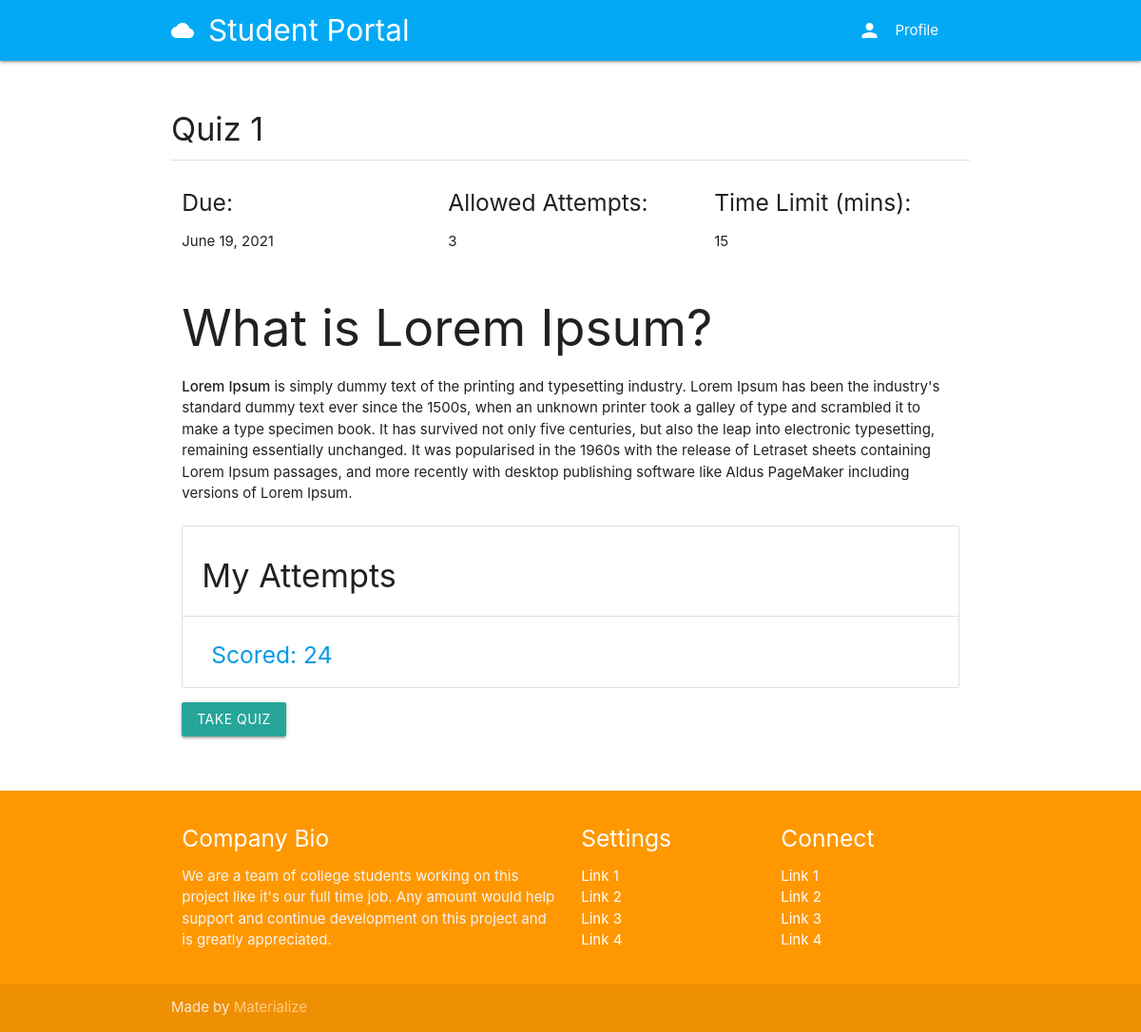
/course/41428fb3-98f1-431e-a767-d1ece06d5e91/modules/1/quiz/4/ (signed in), run on the app's committed database.
### quiz/models.py (models this page shows, shortened)
class Quizzes(models.Model):
    user = models.ForeignKey(User, on_delete=models.CASCADE)
    title = models.CharField(max_length=200)
    description = RichTextField()
    date = models.DateTimeField(auto_now_add=True)
    due = models.DateField()
    allowed_attempts = models.PositiveIntegerField()
    time_limits_mins = models.PositiveIntegerField()
    questions = models.ManyToManyField(Question)

class Attempter(models.Model):
    user = models.ForeignKey(User, on_delete=models.CASCADE)
    quiz = models.ForeignKey(Quizzes, on_delete=models.CASCADE)
    score = models.PositiveIntegerField()
    completed = models.DateTimeField(auto_now_add=True)

### quiz/views.py (the view)
# urls.py: path('<course_id>/modules/<module_id>/quiz/<quiz_id>/', quiz_detail, name='quiz-detail'),
def quiz_detail(request, course_id, module_id, quiz_id):
    user = request.user
    quiz = get_object_or_404(Quizzes, id=quiz_id)
    my_attempts = Attempter.objects.filter(quiz=quiz, user=user)
    context = {
        'quiz': quiz,
        'my_attempts': my_attempts,
        'course_id': course_id,
        'module_id': module_id,
    }
    return render(request, 'quiz/quizdetail.html', context)

### authy/views.py (called while the page is built)
def SideNavInfo(request):
    user = request.user
    nav_profile = None
    if user.is_authenticated:
        nav_profile = Profile.objects.get(user=user)
    return {'nav_profile': nav_profile}

### templates/quiz/quizdetail.html
{% extends 'base.html' %}
{% load static %}
{% block content %}
    <div class="section">
        <h4>{{ quiz.title }}</h4>
        <div class="divider"></div>
    </div>
  <div class="row">
      <div class="col s4">
          <h5>Due:</h5>
          <p>{{ quiz.due }}</p>
      </div>
      <div class="col s4">
          <h5>Allowed Attempts:</h5>
          <p>{{ quiz.allowed_attempts }}</p>
      </div>
      <div class="col s4">
          <h5>Time Limit (mins):</h5>
          <p>{{ quiz.time_limits_mins }}</p>
      </div>
      <div class="col s12">
          {{ quiz.description|safe }}
      </div>
      <div class="col s12">
          <ul class="collection with-header">
            <li class="collection-header"><h4>My Attempts</h4></li>
              {% for attempt in my_attempts %}
                <li class="collection-item">
                    <a href="{% url 'attempt-detail' course_id module_id quiz.id attempt.id %}">
                        <h5>Scored: {{ attempt.score }}</h5>
                    </a>
                </li>
              {% endfor %}
          </ul>
      </div>
      <div class="col s12">
      <a class="btn" href="{% url 'take-quiz' course_id module_id quiz.id %}">Take Quiz</a>
    </div>
  </div>
{% endblock %}

### data on the page
Quizzes: title "Quiz 1", due "June 19, 2021", allowed_attempts "3", time_limits_mins "15", description "What is Lorem Ipsum? Lorem Ipsum is simply dummy text of the printing and typesetting industry. Lorem Ipsum has been the industry's standard dummy text ever since the 1500s, when an unknown printer took a galley of type and scrambled it to make a type specimen book. It has survived not only five centuries, but also the leap into electronic typesetting, remaining essentially unchanged. It was popularised in the 1960s with the release of Letraset sheets containing Lorem Ipsum passages, and more recently with desktop publishing software like Aldus PageMaker including versions of Lorem Ipsum."
Attempter: score "24"
